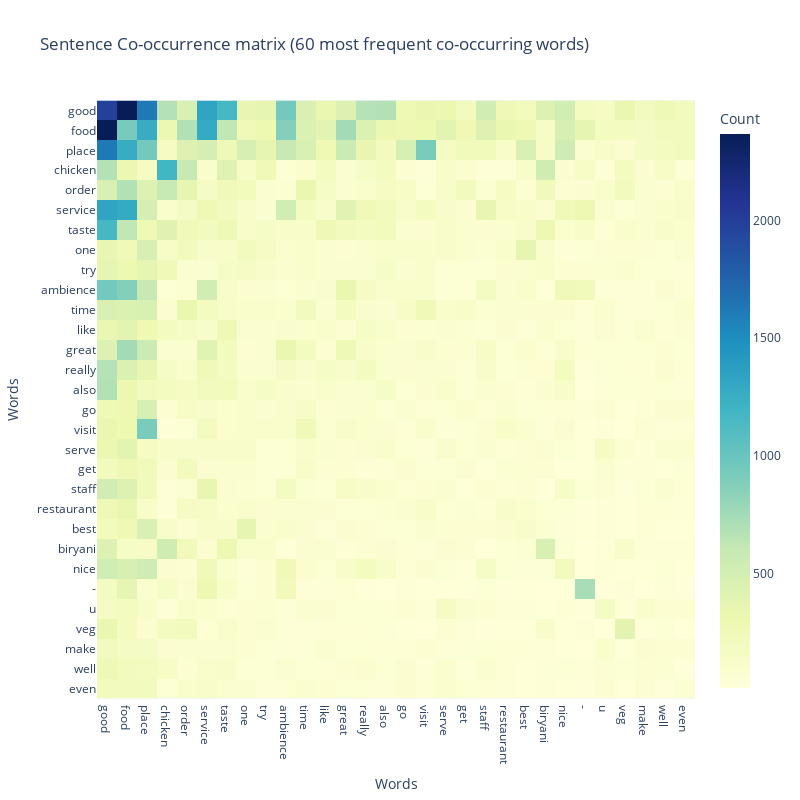

The notebook cell saved with this chart:
### Code cell
# Create a heatmap of the co-occurrence matrix for the top 30 words
fig = px.imshow(matrix.iloc[:30, :30], color_continuous_scale='YlGnBu', 
                labels=dict(x="Words", y="Words", color="Count"),  # The color scale represents the count of word co-occurrences
                title="Sentence Co-occurrence matrix (60 most frequent co-occurring words)", 
                width= 800, height= 800)

fig.show()

### Figure 1 — Plotly figure (JSON) as saved in the notebook; plotly's stock layout.template omitted (floating-point values rounded to 4 significant figures; data arrays with more than 128 entries replaced by an {"elided": "..."} marker saying what was removed)
{"data": [{"coloraxis": "coloraxis", "hovertemplate": "Words: %{x}<br>Words: %{y}<br>Count: %{z}<extra></extra>", "name": "0", "type": "heatmap", "x": ["good", "food", "place", "chicken", "order", "service", "taste", "one", "try", "ambience", "time", "like", "great", "really", "also", "go", "visit", "serve", "get", "staff", "restaurant", "best", "biryani", "nice", "-", "u", "veg", "make", "well", "even"], "xaxis": "x", "y": ["good", "food", "place", "chicken", "order", "service", "taste", "one", "try", "ambience", "time", "like", "great", "really", "also", "go", "visit", "serve", "get", "staff", "restaurant", "best", "biryani", "nice", "-", "u", "veg", "make", "well", "even"], "yaxis": "y", "z": {"elided": "30x30 int values"}}], "layout": {"coloraxis": {"colorbar": {"title": {"text": "Count"}}, "colorscale": [[0, "rgb(255,255,217)"], [0.125, "rgb(237,248,177)"], [0.25, "rgb(199,233,180)"], [0.375, "rgb(127,205,187)"], [0.5, "rgb(65,182,196)"], [0.625, "rgb(29,145,192)"], [0.75, "rgb(34,94,168)"], [0.875, "rgb(37,52,148)"], [1, "rgb(8,29,88)"]]}, "height": 800, "title": {"text": "Sentence Co-occurrence matrix (60 most frequent co-occurring words)"}, "width": 800, "xaxis": {"anchor": "y", "constrain": "domain", "domain": [0, 1], "scaleanchor": "y", "title": {"text": "Words"}}, "yaxis": {"anchor": "x", "autorange": "reversed", "constrain": "domain", "domain": [0, 1], "title": {"text": "Words"}}}}
